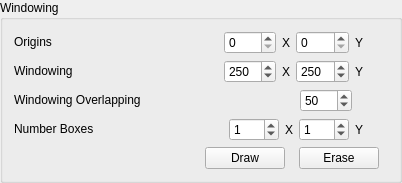
           <widget class="QGroupBox" name="groupBox_rec">
            <property name="enabled">
             <bool>true</bool>
            </property>
            <property name="title">
             <string>Windowing</string>
            </property>
            <layout class="QVBoxLayout" name="verticalLayout_5">
             <item>
              <layout class="QHBoxLayout" name="horizontalLayout_11">
               <item>
                <widget class="QLabel" name="label_xscale_2">
                 <property name="enabled">
                  <bool>true</bool>
                 </property>
                 <property name="sizePolicy">
                  <sizepolicy hsizetype="Minimum" vsizetype="Maximum">
                   <horstretch>0</horstretch>
                   <verstretch>0</verstretch>
                  </sizepolicy>
                 </property>
                 <property name="minimumSize">
                  <size>
                   <width>150</width>
                   <height>3</height>
                  </size>
                 </property>
                 <property name="maximumSize">
                  <size>
                   <width>100</width>
                   <height>16777215</height>
                  </size>
                 </property>
                 <property name="text">
                  <string>Origins</string>
                 </property>
                </widget>
               </item>
               <item>
                <spacer name="horizontalSpacer_9">
                 <property name="orientation">
                  <enum>Qt::Horizontal</enum>
                 </property>
                 <property name="sizeType">
                  <enum>QSizePolicy::Fixed</enum>
                 </property>
                 <property name="sizeHint" stdset="0">
                  <size>
                   <width>54</width>
                   <height>20</height>
                  </size>
                 </property>
                </spacer>
               </item>
               <item>
                <widget class="QSpinBox" name="spinBox_xorigin">
                 <property name="enabled">
                  <bool>true</bool>
                 </property>
                 <property name="sizePolicy">
                  <sizepolicy hsizetype="Fixed" vsizetype="Fixed">
                   <horstretch>0</horstretch>
                   <verstretch>0</verstretch>
                  </sizepolicy>
                 </property>
                 <property name="minimumSize">
                  <size>
                   <width>50</width>
                   <height>0</height>
                  </size>
                 </property>
                 <property name="minimum">
                  <number>0</number>
                 </property>
                 <property name="maximum">
                  <number>10000</number>
                 </property>
                 <property name="value">
                  <number>0</number>
                 </property>
                </widget>
               </item>
               <item>
                <widget class="QLabel" name="label">
                 <property name="enabled">
                  <bool>true</bool>
                 </property>
                 <property name="sizePolicy">
                  <sizepolicy hsizetype="Fixed" vsizetype="Preferred">
                   <horstretch>0</horstretch>
                   <verstretch>0</verstretch>
                  </sizepolicy>
                 </property>
                 <property name="text">
                  <string>X</string>
                 </property>
                </widget>
               </item>
               <item>
                <widget class="QSpinBox" name="spinBox_yorigin">
                 <property name="enabled">
                  <bool>true</bool>
                 </property>
                 <property name="sizePolicy">
                  <sizepolicy hsizetype="Fixed" vsizetype="Fixed">
                   <horstretch>0</horstretch>
                   <verstretch>0</verstretch>
                  </sizepolicy>
                 </property>
                 <property name="minimumSize">
                  <size>
                   <width>50</width>
                   <height>0</height>
                  </size>
                 </property>
                 <property name="minimum">
                  <number>0</number>
                 </property>
                 <property name="maximum">
                  <number>10000</number>
                 </property>
                 <property name="value">
                  <number>0</number>
                 </property>
                </widget>
               </item>
               <item>
                <widget class="QLabel" name="label_7">
                 <property name="enabled">
                  <bool>true</bool>
                 </property>
                 <property name="sizePolicy">
                  <sizepolicy hsizetype="Fixed" vsizetype="Preferred">
                   <horstretch>0</horstretch>
                   <verstretch>0</verstretch>
                  </sizepolicy>
                 </property>
                 <property name="text">
                  <string>Y</string>
                 </property>
                </widget>
               </item>
               <item>
                <spacer name="horizontalSpacer_10">
                 <property name="orientation">
                  <enum>Qt::Horizontal</enum>
                 </property>
                 <property name="sizeType">
                  <enum>QSizePolicy::Fixed</enum>
                 </property>
                 <property name="sizeHint" stdset="0">
                  <size>
                   <width>25</width>
                   <height>20</height>
                  </size>
                 </property>
                </spacer>
               </item>
              </layout>
             </item>
             <item>
              <layout class="QHBoxLayout" name="horizontalLayout_16">
               <item>
                <widget class="QLabel" name="label_xscale_7">
                 <property name="enabled">
                  <bool>true</bool>
                 </property>
                 <property name="sizePolicy">
                  <sizepolicy hsizetype="Minimum" vsizetype="Maximum">
                   <horstretch>0</horstretch>
                   <verstretch>0</verstretch>
                  </sizepolicy>
                 </property>
                 <property name="minimumSize">
                  <size>
                   <width>150</width>
                   <height>3</height>
                  </size>
                 </property>
                 <property name="maximumSize">
                  <size>
                   <width>100</width>
                   <height>16777215</height>
                  </size>
                 </property>
                 <property name="text">
                  <string>Windowing</string>
                 </property>
                </widget>
               </item>
               <item>
                <spacer name="horizontalSpacer_19">
                 <property name="orientation">
                  <enum>Qt::Horizontal</enum>
                 </property>
                 <property name="sizeType">
                  <enum>QSizePolicy::Fixed</enum>
                 </property>
                 <property name="sizeHint" stdset="0">
                  <size>
                   <width>54</width>
                   <height>20</height>
                  </size>
                 </property>
                </spacer>
               </item>
               <item>
                <widget class="QSpinBox" name="spinBox_xwin">
                 <property name="enabled">
                  <bool>true</bool>
                 </property>
                 <property name="sizePolicy">
                  <sizepolicy hsizetype="Fixed" vsizetype="Fixed">
                   <horstretch>0</horstretch>
                   <verstretch>0</verstretch>
                  </sizepolicy>
                 </property>
                 <property name="minimumSize">
                  <size>
                   <width>50</width>
                   <height>0</height>
                  </size>
                 </property>
                 <property name="minimum">
                  <number>0</number>
                 </property>
                 <property name="maximum">
                  <number>10000</number>
                 </property>
                 <property name="value">
                  <number>250</number>
                 </property>
                </widget>
               </item>
               <item>
                <widget class="QLabel" name="label_8">
                 <property name="sizePolicy">
                  <sizepolicy hsizetype="Fixed" vsizetype="Preferred">
                   <horstretch>0</horstretch>
                   <verstretch>0</verstretch>
                  </sizepolicy>
                 </property>
                 <property name="text">
                  <string>X</string>
                 </property>
                </widget>
               </item>
               <item>
                <widget class="QSpinBox" name="spinBox_ywin">
                 <property name="enabled">
                  <bool>true</bool>
                 </property>
                 <property name="sizePolicy">
                  <sizepolicy hsizetype="Fixed" vsizetype="Fixed">
                   <horstretch>0</horstretch>
                   <verstretch>0</verstretch>
                  </sizepolicy>
                 </property>
                 <property name="minimumSize">
                  <size>
                   <width>50</width>
                   <height>0</height>
                  </size>
                 </property>
                 <property name="minimum">
                  <number>0</number>
                 </property>
                 <property name="maximum">
                  <number>10000</number>
                 </property>
                 <property name="value">
                  <number>250</number>
                 </property>
                </widget>
               </item>
               <item>
                <widget class="QLabel" name="label_9">
                 <property name="sizePolicy">
                  <sizepolicy hsizetype="Fixed" vsizetype="Preferred">
                   <horstretch>0</horstretch>
                   <verstretch>0</verstretch>
                  </sizepolicy>
                 </property>
                 <property name="text">
                  <string>Y</string>
                 </property>
                </widget>
               </item>
               <item>
                <spacer name="horizontalSpacer_20">
                 <property name="orientation">
                  <enum>Qt::Horizontal</enum>
                 </property>
                 <property name="sizeType">
                  <enum>QSizePolicy::Fixed</enum>
                 </property>
                 <property name="sizeHint" stdset="0">
                  <size>
                   <width>25</width>
                   <height>20</height>
                  </size>
                 </property>
                </spacer>
               </item>
              </layout>
             </item>
             <item>
              <layout class="QHBoxLayout" name="horizontalLayout_13">
               <item>
                <widget class="QLabel" name="label_xscale_4">
                 <property name="enabled">
                  <bool>true</bool>
                 </property>
                 <property name="sizePolicy">
                  <sizepolicy hsizetype="Minimum" vsizetype="Maximum">
                   <horstretch>0</horstretch>
                   <verstretch>0</verstretch>
                  </sizepolicy>
                 </property>
                 <property name="minimumSize">
                  <size>
                   <width>150</width>
                   <height>3</height>
                  </size>
                 </property>
                 <property name="maximumSize">
                  <size>
                   <width>150</width>
                   <height>16777215</height>
                  </size>
                 </property>
                 <property name="text">
                  <string>Windowing Overlapping</string>
                 </property>
                </widget>
               </item>
               <item>
                <spacer name="horizontalSpacer_13">
                 <property name="orientation">
                  <enum>Qt::Horizontal</enum>
                 </property>
                 <property name="sizeType">
                  <enum>QSizePolicy::Fixed</enum>
                 </property>
                 <property name="sizeHint" stdset="0">
                  <size>
                   <width>130</width>
                   <height>20</height>
                  </size>
                 </property>
                </spacer>
               </item>
               <item>
                <widget class="QSpinBox" name="spinBox_overlapping">
                 <property name="enabled">
                  <bool>true</bool>
                 </property>
                 <property name="sizePolicy">
                  <sizepolicy hsizetype="Fixed" vsizetype="Fixed">
                   <horstretch>0</horstretch>
                   <verstretch>0</verstretch>
                  </sizepolicy>
                 </property>
                 <property name="minimumSize">
                  <size>
                   <width>50</width>
                   <height>0</height>
                  </size>
                 </property>
                 <property name="minimum">
                  <number>0</number>
                 </property>
                 <property name="maximum">
                  <number>1000</number>
                 </property>
                 <property name="value">
                  <number>50</number>
                 </property>
                </widget>
               </item>
               <item>
                <spacer name="horizontalSpacer_14">
                 <property name="orientation">
                  <enum>Qt::Horizontal</enum>
                 </property>
                 <property name="sizeType">
                  <enum>QSizePolicy::Fixed</enum>
                 </property>
                 <property name="sizeHint" stdset="0">
                  <size>
                   <width>36</width>
                   <height>20</height>
                  </size>
                 </property>
                </spacer>
               </item>
              </layout>
             </item>
             <item>
              <layout class="QHBoxLayout" name="horizontalLayout_17">
               <item>
                <widget class="QLabel" name="label_xscale_8">
                 <property name="enabled">
                  <bool>true</bool>
                 </property>
                 <property name="sizePolicy">
                  <sizepolicy hsizetype="Minimum" vsizetype="Maximum">
                   <horstretch>0</horstretch>
                   <verstretch>0</verstretch>
                  </sizepolicy>
                 </property>
                 <property name="minimumSize">
                  <size>
                   <width>150</width>
                   <height>3</height>
                  </size>
                 </property>
                 <property name="maximumSize">
                  <size>
                   <width>100</width>
                   <height>16777215</height>
                  </size>
                 </property>
                 <property name="text">
                  <string>Number Boxes</string>
                 </property>
                </widget>
               </item>
               <item>
                <spacer name="horizontalSpacer_21">
                 <property name="orientation">
                  <enum>Qt::Horizontal</enum>
                 </property>
                 <property name="sizeType">
                  <enum>QSizePolicy::Fixed</enum>
                 </property>
                 <property name="sizeHint" stdset="0">
                  <size>
                   <width>59</width>
                   <height>20</height>
                  </size>
                 </property>
                </spacer>
               </item>
               <item>
                <widget class="QSpinBox" name="spinBox_xNBoxes">
                 <property name="enabled">
                  <bool>true</bool>
                 </property>
                 <property name="sizePolicy">
                  <sizepolicy hsizetype="Fixed" vsizetype="Fixed">
                   <horstretch>0</horstretch>
                   <verstretch>0</verstretch>
                  </sizepolicy>
                 </property>
                 <property name="minimumSize">
                  <size>
                   <width>50</width>
                   <height>0</height>
                  </size>
                 </property>
                 <property name="minimum">
                  <number>0</number>
                 </property>
                 <property name="maximum">
                  <number>100</number>
                 </property>
                 <property name="value">
                  <number>1</number>
                 </property>
                </widget>
               </item>
               <item>
                <widget class="QLabel" name="label_10">
                 <property name="sizePolicy">
                  <sizepolicy hsizetype="Fixed" vsizetype="Preferred">
                   <horstretch>0</horstretch>
                   <verstretch>0</verstretch>
                  </sizepolicy>
                 </property>
                 <property name="text">
                  <string>X</string>
                 </property>
                </widget>
               </item>
               <item>
                <widget class="QSpinBox" name="spinBox_yNBoxes">
                 <property name="enabled">
                  <bool>true</bool>
                 </property>
                 <property name="sizePolicy">
                  <sizepolicy hsizetype="Fixed" vsizetype="Fixed">
                   <horstretch>0</horstretch>
                   <verstretch>0</verstretch>
                  </sizepolicy>
                 </property>
                 <property name="minimumSize">
                  <size>
                   <width>50</width>
                   <height>0</height>
                  </size>
                 </property>
                 <property name="minimum">
                  <number>0</number>
                 </property>
                 <property name="maximum">
                  <number>100</number>
                 </property>
                 <property name="value">
                  <number>1</number>
                 </property>
                </widget>
               </item>
               <item>
                <widget class="QLabel" name="label_11">
                 <property name="sizePolicy">
                  <sizepolicy hsizetype="Fixed" vsizetype="Preferred">
                   <horstretch>0</horstretch>
                   <verstretch>0</verstretch>
                  </sizepolicy>
                 </property>
                 <property name="text">
                  <string>Y</string>
                 </property>
                </widget>
               </item>
               <item>
                <spacer name="horizontalSpacer_22">
                 <property name="orientation">
                  <enum>Qt::Horizontal</enum>
                 </property>
                 <property name="sizeType">
                  <enum>QSizePolicy::Fixed</enum>
                 </property>
                 <property name="sizeHint" stdset="0">
                  <size>
                   <width>25</width>
                   <height>20</height>
                  </size>
                 </property>
                </spacer>
               </item>
              </layout>
             </item>
             <item>
              <layout class="QHBoxLayout" name="horizontalLayout_10">
               <item>
                <spacer name="horizontalSpacer_8">
                 <property name="orientation">
                  <enum>Qt::Horizontal</enum>
                 </property>
                 <property name="sizeType">
                  <enum>QSizePolicy::Fixed</enum>
                 </property>
                 <property name="sizeHint" stdset="0">
                  <size>
                   <width>183</width>
                   <height>20</height>
                  </size>
                 </property>
                </spacer>
               </item>
               <item>
                <widget class="QPushButton" name="pushButton_draw">
                 <property name="sizePolicy">
                  <sizepolicy hsizetype="Fixed" vsizetype="Fixed">
                   <horstretch>0</horstretch>
                   <verstretch>0</verstretch>
                  </sizepolicy>
                 </property>
                 <property name="text">
                  <string>Draw</string>
                 </property>
                </widget>
               </item>
               <item>
                <widget class="QPushButton" name="pushButton_erase">
                 <property name="sizePolicy">
                  <sizepolicy hsizetype="Fixed" vsizetype="Fixed">
                   <horstretch>0</horstretch>
                   <verstretch>0</verstretch>
                  </sizepolicy>
                 </property>
                 <property name="text">
                  <string>Erase</string>
                 </property>
                </widget>
               </item>
              </layout>
             </item>
            </layout>
           </widget>
